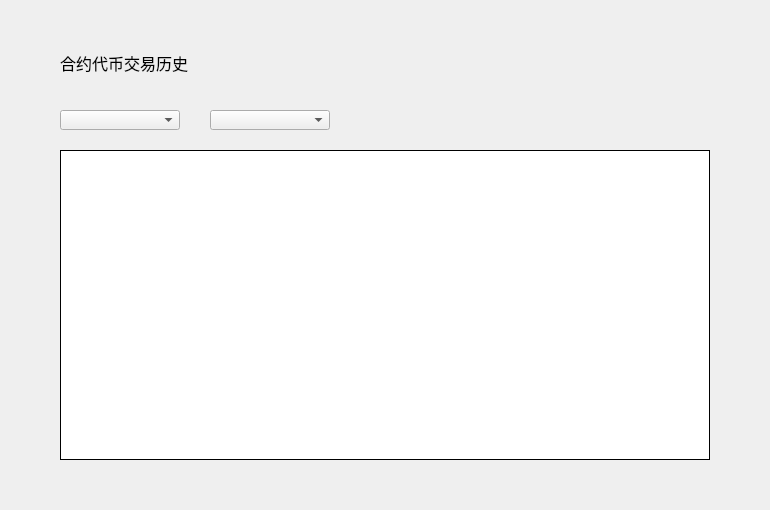
<?xml version="1.0" encoding="UTF-8"?>
<ui version="4.0">
 <class>TokenHistoryWidget</class>
 <widget class="QWidget" name="TokenHistoryWidget">
  <property name="geometry">
   <rect>
    <x>0</x>
    <y>0</y>
    <width>770</width>
    <height>510</height>
   </rect>
  </property>
  <property name="windowTitle">
   <string>Form</string>
  </property>
  <widget class="QLabel" name="title_label">
   <property name="geometry">
    <rect>
     <x>60</x>
     <y>50</y>
     <width>200</width>
     <height>26</height>
    </rect>
   </property>
   <property name="font">
    <font>
     <family>微软雅黑</family>
     <pointsize>12</pointsize>
     <weight>50</weight>
     <italic>false</italic>
     <bold>false</bold>
    </font>
   </property>
   <property name="styleSheet">
    <string notr="true"/>
   </property>
   <property name="text">
    <string>合约代币交易历史</string>
   </property>
  </widget>
  <widget class="QComboBox" name="accountComboBox">
   <property name="geometry">
    <rect>
     <x>60</x>
     <y>110</y>
     <width>120</width>
     <height>20</height>
    </rect>
   </property>
   <property name="font">
    <font>
     <family>微软雅黑</family>
     <weight>50</weight>
     <bold>false</bold>
    </font>
   </property>
   <property name="focusPolicy">
    <enum>Qt::NoFocus</enum>
   </property>
   <property name="styleSheet">
    <string notr="true"/>
   </property>
  </widget>
  <widget class="QLabel" name="collectStateLabel">
   <property name="geometry">
    <rect>
     <x>60</x>
     <y>130</y>
     <width>300</width>
     <height>20</height>
    </rect>
   </property>
   <property name="font">
    <font>
     <family>微软雅黑</family>
    </font>
   </property>
   <property name="styleSheet">
    <string notr="true">QLabel{color: rgb(192, 196, 212);}</string>
   </property>
   <property name="text">
    <string/>
   </property>
   <property name="alignment">
    <set>Qt::AlignLeading|Qt::AlignLeft|Qt::AlignVCenter</set>
   </property>
   <property name="textInteractionFlags">
    <set>Qt::LinksAccessibleByMouse|Qt::TextSelectableByMouse</set>
   </property>
  </widget>
  <widget class="QTableWidget" name="tokenRecordTableWidget">
   <property name="geometry">
    <rect>
     <x>60</x>
     <y>150</y>
     <width>650</width>
     <height>310</height>
    </rect>
   </property>
   <property name="cursor" stdset="0">
    <cursorShape>PointingHandCursor</cursorShape>
   </property>
   <property name="layoutDirection">
    <enum>Qt::LeftToRight</enum>
   </property>
   <property name="styleSheet">
    <string notr="true"/>
   </property>
   <property name="frameShape">
    <enum>QFrame::Box</enum>
   </property>
   <property name="frameShadow">
    <enum>QFrame::Plain</enum>
   </property>
   <property name="verticalScrollBarPolicy">
    <enum>Qt::ScrollBarAsNeeded</enum>
   </property>
   <property name="horizontalScrollBarPolicy">
    <enum>Qt::ScrollBarAlwaysOff</enum>
   </property>
   <property name="autoScroll">
    <bool>true</bool>
   </property>
   <property name="editTriggers">
    <set>QAbstractItemView::NoEditTriggers</set>
   </property>
   <property name="selectionMode">
    <enum>QAbstractItemView::NoSelection</enum>
   </property>
   <property name="iconSize">
    <size>
     <width>19</width>
     <height>12</height>
    </size>
   </property>
   <property name="showGrid">
    <bool>true</bool>
   </property>
   <property name="gridStyle">
    <enum>Qt::SolidLine</enum>
   </property>
   <attribute name="horizontalHeaderVisible">
    <bool>false</bool>
   </attribute>
   <attribute name="horizontalHeaderCascadingSectionResizes">
    <bool>false</bool>
   </attribute>
   <attribute name="horizontalHeaderHighlightSections">
    <bool>false</bool>
   </attribute>
   <attribute name="verticalHeaderVisible">
    <bool>false</bool>
   </attribute>
   <attribute name="verticalHeaderHighlightSections">
    <bool>false</bool>
   </attribute>
   <column>
    <property name="text">
     <string>区块高度</string>
    </property>
    <property name="font">
     <font>
      <family>微软雅黑</family>
     </font>
    </property>
    <property name="textAlignment">
     <set>AlignCenter</set>
    </property>
   </column>
   <column>
    <property name="text">
     <string>交易ID</string>
    </property>
    <property name="font">
     <font>
      <family>微软雅黑</family>
     </font>
    </property>
    <property name="textAlignment">
     <set>AlignCenter</set>
    </property>
   </column>
   <column>
    <property name="text">
     <string>对方账户</string>
    </property>
    <property name="font">
     <font>
      <family>微软雅黑</family>
     </font>
    </property>
    <property name="textAlignment">
     <set>AlignCenter</set>
    </property>
   </column>
   <column>
    <property name="text">
     <string>数量</string>
    </property>
    <property name="font">
     <font>
      <family>微软雅黑</family>
     </font>
    </property>
    <property name="textAlignment">
     <set>AlignCenter</set>
    </property>
   </column>
   <column>
    <property name="text">
     <string>备注</string>
    </property>
    <property name="font">
     <font>
      <family>微软雅黑</family>
     </font>
    </property>
    <property name="textAlignment">
     <set>AlignCenter</set>
    </property>
   </column>
  </widget>
  <widget class="QComboBox" name="tokenComboBox">
   <property name="geometry">
    <rect>
     <x>210</x>
     <y>110</y>
     <width>120</width>
     <height>20</height>
    </rect>
   </property>
   <property name="font">
    <font>
     <family>微软雅黑</family>
     <weight>50</weight>
     <bold>false</bold>
    </font>
   </property>
   <property name="focusPolicy">
    <enum>Qt::NoFocus</enum>
   </property>
   <property name="styleSheet">
    <string notr="true"/>
   </property>
  </widget>
 </widget>
 <resources/>
 <connections/>
</ui>
